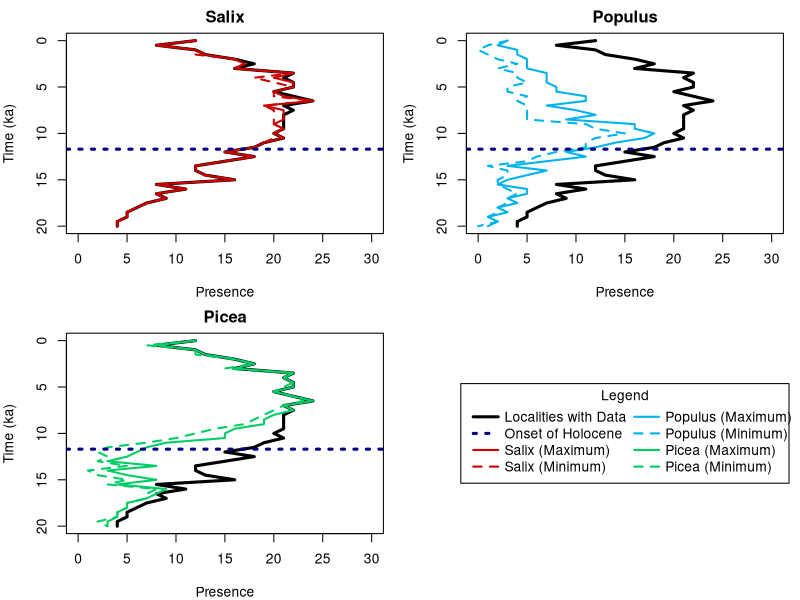
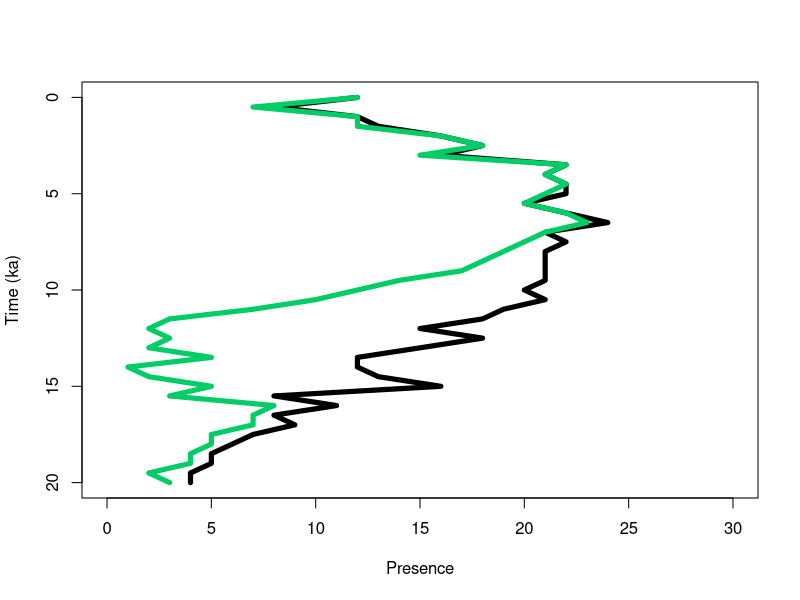
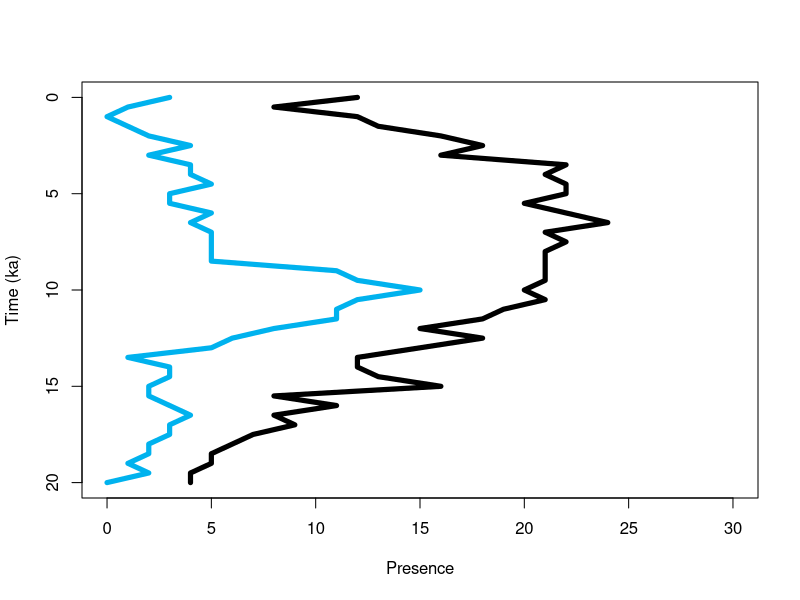

Generate these figures, in order, with R:
# import dataset and prepare for graphing
pollen <- read.csv("TempFiles/PresenceThroughTime.csv")
pollen$Time <- pollen$Time/1000


#####################################################################
############################## FIGURES ##############################
#####################################################################

# create function for summary plot
plotPollen <- function(taxonMin, taxonMax, taxon, color) {
  # create plot and plot data availability
  plot(pollen$AvailableData, pollen$Time, 
       ylim = rev(range(pollen$Time)), 
       xlim = c(0,30),
       type = "l", 
       lty = 1,
       lwd = 3,
       xlab = "Presence",
       ylab = "Time (ka)",
       main = taxon)
  
  # plot maximum taxon
  lines(taxonMax, pollen$Time,
        ylim =rev(range(pollen$Time)),
        type = "l",
        lty = 1,
        lwd = 2,
        col = color)
  
  # plot maximum taxon
  lines(taxonMin, pollen$Time,
        ylim =rev(range(pollen$Time)),
        type = "l",
        lty = 2,
        lwd = 2,
        col = color)
  abline(h=11.7, lty = 3, lwd = 3, col="navy")
}

# direct software to save as .svg to local directory
pdf('Results/Figure3.pdf', 
    width = 4.33,
    height = 4.33,
    bg = "white")

# set up graphical parameters
par(mfrow = c(2,2),
    mar = c(4,4,2,1))

# call individual plots
plotPollen(pollen$SalixMin, pollen$SalixMax, "Salix", "red3")
plotPollen(pollen$PopulusMin, pollen$PopulusMax, "Populus", "deepskyblue2")
plotPollen(pollen$PiceaMin, pollen$PiceaMax, "Picea", "springgreen3")

# createlegend
plot(NULL ,xaxt='n',yaxt='n',bty='n',ylab='',xlab='', xlim=0:1, ylim=0:1)
legend("center", legend=c("Localities with Data", "Onset of Holocene",
                          "Salix (Maximum)", "Salix (Minimum)", "Populus (Maximum)", "Populus (Minimum)",
                          "Picea (Maximum)", "Picea (Minimum)"),
       col=c("black", "navy", "red3", "red3", "deepskyblue2", "deepskyblue2",  "springgreen3", "springgreen3"), 
       lty=c(1,3,1,2,1,2,1,2),
       lwd=c(3,3,2,2,2,2,2,2),
       pt.cex=1,
       x.intersp = 0.5,
       xpd=T,
       ncol=2,
       text.width = 0.4,
       title = "Legend")

# stop saving as .png file
dev.off()

# create function individual plots for Figs. 4, S1-S2
indiv.plot <- function(taxon, color){
  plot(pollen$AvailableData, pollen$Time, 
       ylim = rev(range(pollen$Time)),
       xlim = c(0,30),
       type = "l", 
       lty = 1,
       lwd = 5,
       xlab = "Presence",
       ylab = "Time (ka)",
       pch = 14)
  lines(taxon, pollen$Time,
        ylim =rev(range(pollen$Time)),
        type = "l",
        lty = 1,
        lwd = 5,
        col = color)
}

# call functions
# Picea
svg('Results/PiceaIndividual.svg', 
    width = 10,
    height = 12,
    pointsize = 30)
indiv.plot(pollen$PiceaMin, "springgreen3")
dev.off()

# Populus
svg('Results/PopulusIndividual.svg', 
    width = 10,
    height = 12,
    pointsize = 30)
indiv.plot(pollen$PopulusMin, "deepskyblue2")
dev.off()

#####################################################################
#####################################################################
#####################################################################



#########################################################################
############################## CORRELATION ##############################
#########################################################################

# Salix maximum and minimum
cor.Salix <- cor.test(pollen$SalixMax, pollen$SalixMin, 
                method = "spearman")
cor.Salix # rho = 0.99, p < 2.2e-16

# Populus maximum and minimum
cor.Populus <- cor.test(pollen$PopulusMax, pollen$PopulusMin, 
                method = "spearman")
cor.Populus # rho = 0.90, p = 2.37e-15

# Picea maximum and minimum
cor.Picea <- cor.test(pollen$PiceaMax, pollen$PiceaMin, 
                       method = "spearman")
cor.Picea # rho = 0.98, p < 2.2e-16

#########################################################################
#########################################################################
#########################################################################



############################################################################################
############################## SIGNIFICANCE OF Picea PATTERN ##############################
############################################################################################

# create function for Monte Carlo simultation (with replacement)
monteCarlo <- function(entry, decline, duration, nit) {
  # set counters for simulation
  it = 1
  score = 0
  count = 0
  
  # enter loop
  for(it in 1:nit){
    
    # randomly resample incidence
    vec = floor(runif(nrow(pollen), min = 0, max = pollen$AvailableData + 1))
    indices_greater_than_entry = which(vec >= entry)
    
    # check if conditions are satisfied based on inputs
    if(length(indices_greater_than_entry) > 1){
      for(i in 1:length(indices_greater_than_entry)){
        count = 0
        if(i + 1 <= length(indices_greater_than_entry)){
          index_lower = indices_greater_than_entry[i]
          index_higher = indices_greater_than_entry[i + 1]
          for(j in index_lower:index_higher){
            if(vec[j] <= decline){
              count <- count + 1
            }
          }
          if(count >= duration) {
            
            # if conditions are satisfied, count as "success." Otherwise move on
            score = score + 1
            break
          }
        }
      }
    }
  }
  return(score)
}


# significance of going from >= 11 down to <= 5 for 7 time bins, then back up to >= 11
success <- monteCarlo(10, 7, 11, 100000)
p <- success/100000
p # p = 0.0007

############################################################################################
############################################################################################
############################################################################################
